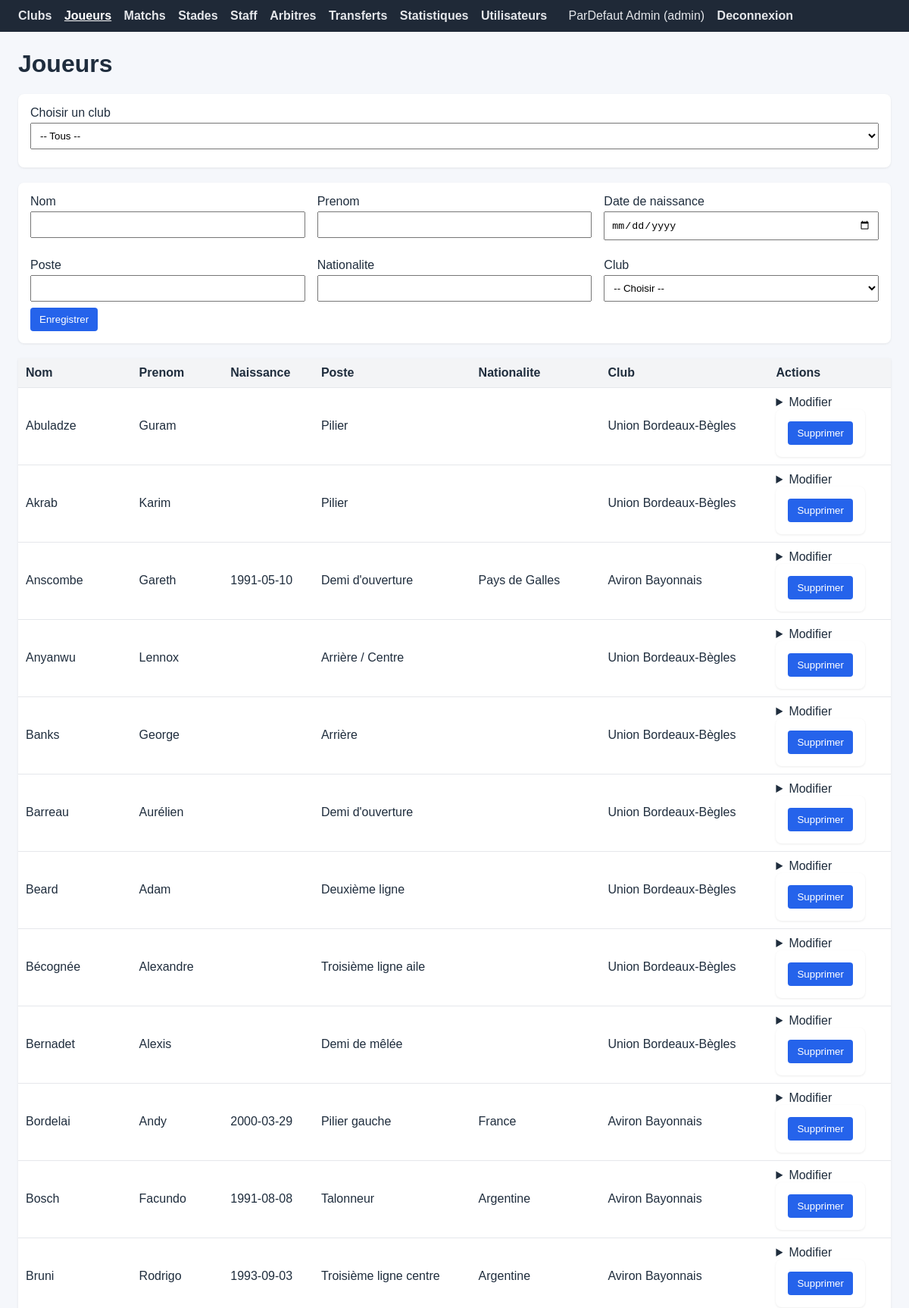
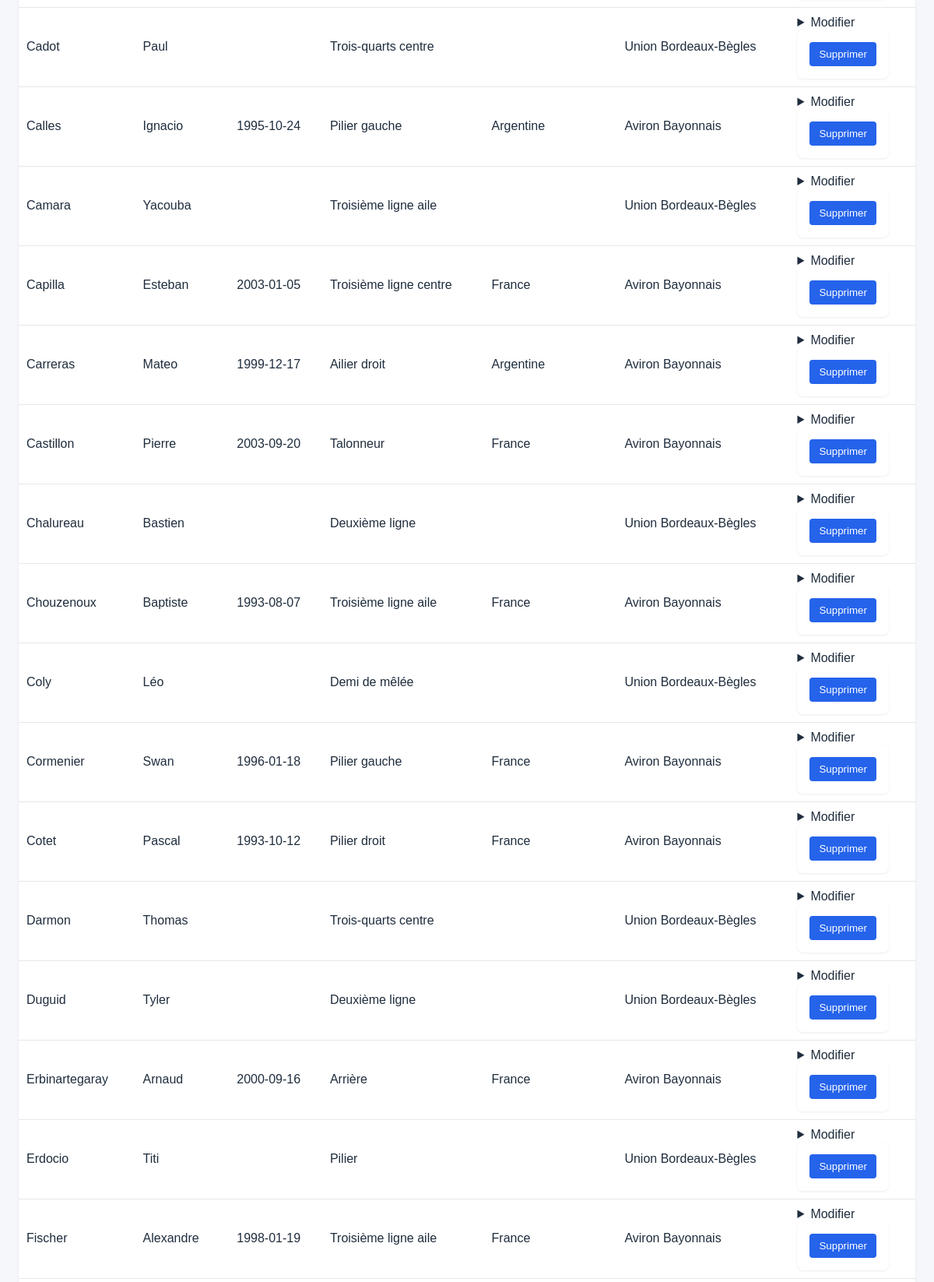
The page /index.php?page=joueur (signed in, upper part) on the database its author committed (2 pictures, top to bottom).
### tables this page shows
CREATE TABLE `joueur` (
  `idJoueur` int(11) NOT NULL,
  `nom` varchar(50) NOT NULL,
  `prenom` varchar(50) NOT NULL,
  `dateNaissance` date DEFAULT NULL,
  `poste` varchar(50) NOT NULL,
  `nationalite` varchar(50) DEFAULT NULL,
  `idClub` int(11) DEFAULT NULL
);

CREATE TABLE `club` (
  `idClub` int(11) NOT NULL,
  `nom` varchar(50) NOT NULL,
  `ville` varchar(50) NOT NULL,
  `anneeCreation` smallint(5) UNSIGNED DEFAULT NULL,
  `idStade` int(11) DEFAULT NULL
);

### controleur/helpers.php (called while the page is built, shortened)
<?php
function controller_render(string $view, array $params = []): void
{
    require __DIR__ . '/../vue/layouts/header.php';
    require $viewPath;
    require __DIR__ . '/../vue/layouts/footer.php';
}

### controleur/joueur.php (called while the page is built, shortened)
<?php
require_once __DIR__ . '/helpers.php';
require_once __DIR__ . '/../modele/Joueur.php';
function joueur_index(): void
{
    $joueurModel = new Joueur();
    $clubModel = new Club();
    $selectedClub = isset($_GET['club']) ? (int)$_GET['club'] : null;
    if ($selectedClub) {
        $joueurs = $joueurModel->findByClub($selectedClub);
    } else {
        $joueurs = $joueurModel->findWithClub();
    }
    $clubs = $clubModel->findAll('nom');
    controller_render('joueur', [
        'joueurs' => $joueurs,
        'clubs' => $clubs,
        'selectedClub' => $selectedClub,
    ]);
}

### index.php (called while the page is built, shortened)
<?php
require_once __DIR__ . '/controleur/helpers.php';
$page = $_GET['page'] ?? 'club';
$action = $_GET['action'] ?? 'index';
$fn = $page . '_' . $action;
$fn();

### modele/Database.php (called while the page is built)
<?php
class Database
{
    private static string $host = "localhost";
    private static int $port = 3366;
    private static string $dbName = "rugbydivision1";
    private static string $username = "root";
    private static string $password = "";
    private static ?PDO $conn = null;
    public static function getConnection(): PDO
    {
        if (self::$conn === null) {
            $dsn = "mysql:host=" . self::$host . ";port=" . self::$port . ";dbname=" . self::$dbName . ";charset=utf8";
            try {
                self::$conn = new PDO($dsn, self::$username, self::$password, [
                    PDO::ATTR_ERRMODE => PDO::ERRMODE_EXCEPTION,
                    PDO::ATTR_TIMEOUT => 5,
                ]);
            } catch (PDOException $e) {
                die("Erreur de connexion a la base de donnees : " . $e->getMessage());
            }
        }
        return self::$conn;
    }
}

### modele/Joueur.php (called while the page is built, shortened)
<?php
require_once __DIR__ . '/Database.php';
class Joueur
{
    protected $table = 'joueur';
    protected function db(): PDO
    {
        return Database::getConnection();
    }
    public function findWithClub(): array
    {
        $sql = "SELECT j.*, c.nom AS clubNom
                FROM {$this->table} j
                LEFT JOIN club c ON c.idClub = j.idClub
                ORDER BY j.nom";
        $stmt = $this->db()->prepare($sql);
        $stmt->execute();
        return $stmt->fetchAll(PDO::FETCH_ASSOC);
    }
}

### vue/joueur.php (the view, shortened to what this page needs)
<h1>Joueurs</h1>
<form method="get" action="index.php">
    <label>Choisir un club
        <select name="club" onchange="this.form.submit()">
            <option value="">-- Tous --</option>
        </select>
    </label>
</form>
<?php if (($currentUser['droits'] ?? null) === ROLE_ADMIN): ?>
<form method="post" action="index.php?page=joueur&action=store">
    <div class="grid">
        <label>Nom
            <input type="text" name="nom" required>
        </label>
        <label>Prenom
            <input type="text" name="prenom" required>
        </label>
        <label>Date de naissance
            <input type="date" name="dateNaissance" required>
        </label>
        <label>Poste
            <input type="text" name="poste" required>
        </label>
        <label>Nationalite
            <input type="text" name="nationalite" required>
        </label>
        <label>Club
            <select name="idClub" required>
                <option value="">-- Choisir --</option>
            </select>
        </label>
    </div>
    <button type="submit">Enregistrer</button>
</form>
<?php endif; ?>
<table>
    <thead>
    <tr>
        <th>Nom</th>
        <th>Prenom</th>
        <th>Naissance</th>
        <th>Poste</th>
        <th>Nationalite</th>
        <th>Club</th>
        <th>Actions</th>
    </tr>
    </thead>
    <tbody>
    <?php foreach ($joueurs as $joueur): ?>
        <tr>
            <td><?= $joueur['nom'] ?></td>
            <td><?= $joueur['prenom'] ?></td>
            <td><?= $joueur['dateNaissance'] ?></td>
            <td><?= $joueur['poste'] ?></td>
            <td><?= $joueur['nationalite'] ?></td>
            <td><?= $joueur['clubNom'] ?? '' ?></td>
            <td class="actions">
                <?php if (($currentUser['droits'] ?? null) === ROLE_ADMIN): ?>
                <details>
                    <summary>Modifier</summary>
                </details>
                <?php endif; ?>
                <?php if (($currentUser['droits'] ?? null) === ROLE_ADMIN): ?>
                <form method="post" action="index.php?page=joueur&action=delete" onsubmit="return confirm('Supprimer ce joueur ?');">
                    <button type="submit">Supprimer</button>
                </form>
                <?php endif; ?>
            </td>
        </tr>
    <?php endforeach; ?>
    </tbody>
</table>

### css/app.css (style rules this page uses)
body { font-family: Arial, sans-serif; margin: 0; padding: 0; background: #f5f7fb; color: #1f2d3d; }
h1 { margin-top: 0; }
form { margin-bottom: 20px; background: #fff; padding: 16px; border-radius: 8px; box-shadow: 0 1px 3px rgba(0, 0, 0, 0.08); }
label { display: block; margin-bottom: 8px; }
input, select { width: 100%; padding: 8px; margin-top: 4px; box-sizing: border-box; }
button { padding: 8px 12px; background: #2563eb; color: #fff; border: none; border-radius: 4px; cursor: pointer; }
table { width: 100%; border-collapse: collapse; margin-top: 12px; background: #fff; box-shadow: 0 1px 3px rgba(0, 0, 0, 0.08); }
th, td { padding: 10px; border-bottom: 1px solid #e5e7eb; text-align: left; }
th { background: #f3f4f6; }
.actions form { display: inline-block; margin: 0; }
.grid { display: grid; grid-template-columns: repeat(auto-fit, minmax(280px, 1fr)); gap: 16px; }

### rows shown on the page
joueur: nom "Abuladze", prenom "Guram", poste "Pilier", idClub.nom "Union Bordeaux-Bègles"
joueur: nom "Akrab", prenom "Karim", poste "Pilier", idClub.nom "Union Bordeaux-Bègles"
joueur: nom "Anscombe", prenom "Gareth", dateNaissance "1991-05-10", poste "Demi d'ouverture", nationalite "Pays de Galles", idClub.nom "Aviron Bayonnais"
joueur: nom "Anyanwu", prenom "Lennox", poste "Arrière / Centre", idClub.nom "Union Bordeaux-Bègles"
joueur: nom "Banks", prenom "George", poste "Arrière", idClub.nom "Union Bordeaux-Bègles"
joueur: nom "Barreau", prenom "Aurélien", poste "Demi d'ouverture", idClub.nom "Union Bordeaux-Bègles"
joueur: nom "Beard", prenom "Adam", poste "Deuxième ligne", idClub.nom "Union Bordeaux-Bègles"
joueur: nom "Bécognée", prenom "Alexandre", poste "Troisième ligne aile", idClub.nom "Union Bordeaux-Bègles"
joueur: nom "Bernadet", prenom "Alexis", poste "Demi de mêlée", idClub.nom "Union Bordeaux-Bègles"
joueur: nom "Bordelai", prenom "Andy", dateNaissance "2000-03-29", poste "Pilier gauche", nationalite "France", idClub.nom "Aviron Bayonnais"
joueur: nom "Bosch", prenom "Facundo", dateNaissance "1991-08-08", poste "Talonneur", nationalite "Argentine", idClub.nom "Aviron Bayonnais"
joueur: nom "Bruni", prenom "Rodrigo", dateNaissance "1993-09-03", poste "Troisième ligne centre", nationalite "Argentine", idClub.nom "Aviron Bayonnais"
joueur: nom "Cadot", prenom "Paul", poste "Trois-quarts centre", idClub.nom "Union Bordeaux-Bègles"
joueur: nom "Calles", prenom "Ignacio", dateNaissance "1995-10-24", poste "Pilier gauche", nationalite "Argentine", idClub.nom "Aviron Bayonnais"
joueur: nom "Camara", prenom "Yacouba", poste "Troisième ligne aile", idClub.nom "Union Bordeaux-Bègles"
joueur: nom "Capilla", prenom "Esteban", dateNaissance "2003-01-05", poste "Troisième ligne centre", nationalite "France", idClub.nom "Aviron Bayonnais"
joueur: nom "Carreras", prenom "Mateo", dateNaissance "1999-12-17", poste "Ailier droit", nationalite "Argentine", idClub.nom "Aviron Bayonnais"
joueur: nom "Castillon", prenom "Pierre", dateNaissance "2003-09-20", poste "Talonneur", nationalite "France", idClub.nom "Aviron Bayonnais"
joueur: nom "Chalureau", prenom "Bastien", poste "Deuxième ligne", idClub.nom "Union Bordeaux-Bègles"
joueur: nom "Chouzenoux", prenom "Baptiste", dateNaissance "1993-08-07", poste "Troisième ligne aile", nationalite "France", idClub.nom "Aviron Bayonnais"
joueur: nom "Coly", prenom "Léo", poste "Demi de mêlée", idClub.nom "Union Bordeaux-Bègles"
joueur: nom "Cormenier", prenom "Swan", dateNaissance "1996-01-18", poste "Pilier gauche", nationalite "France", idClub.nom "Aviron Bayonnais"
joueur: nom "Cotet", prenom "Pascal", dateNaissance "1993-10-12", poste "Pilier droit", nationalite "France", idClub.nom "Aviron Bayonnais"
joueur: nom "Darmon", prenom "Thomas", poste "Trois-quarts centre", idClub.nom "Union Bordeaux-Bègles"
joueur: nom "Duguid", prenom "Tyler", poste "Deuxième ligne", idClub.nom "Union Bordeaux-Bègles"
joueur: nom "Erbinartegaray", prenom "Arnaud", dateNaissance "2000-09-16", poste "Arrière", nationalite "France", idClub.nom "Aviron Bayonnais"
joueur: nom "Erdocio", prenom "Titi", poste "Pilier", idClub.nom "Union Bordeaux-Bègles"
joueur: nom "Fischer", prenom "Alexandre", dateNaissance "1998-01-19", poste "Troisième ligne aile", nationalite "France", idClub.nom "Aviron Bayonnais"

### other values the page prints
$label "Clubs"
$label "Joueurs"
$label "Matchs"
$label "Stades"
$label "Staff"
$label "Arbitres"
$label "Transferts"
$label "Statistiques"
$label "Utilisateurs"
$roleLabel "admin"
